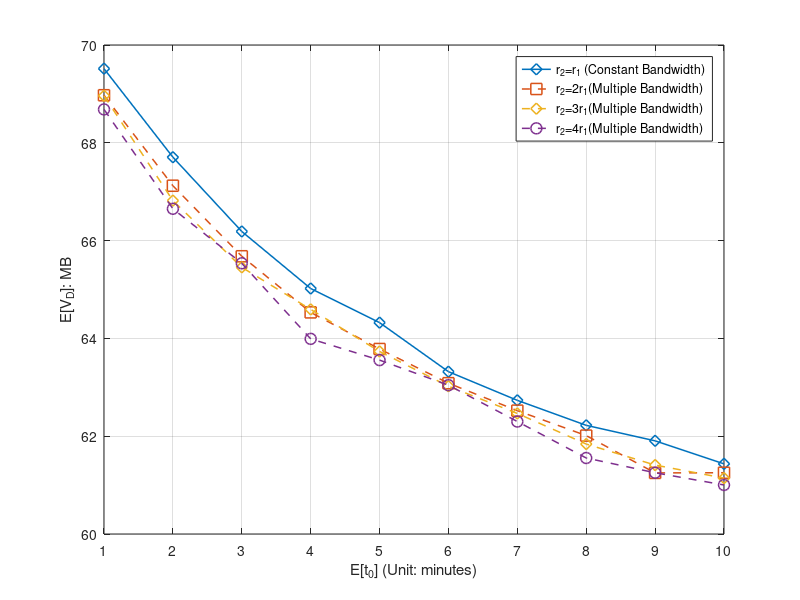

This figure's MATLAB source:
%% Minutes
x_label =[1 2 3 4 5 6 7 8 9 10]



%% for DeadlinMissRatio

%Miss ratio
%y_11 = [0.52982	0.55832	0.57984	0.59722	0.60772	0.61914	0.6259	0.63396	0.63848	0.64692]
%y_12 = [0.53624	0.56284	0.58314	0.60028	0.61054	0.62026	0.63298	0.63666	0.64912	0.65072]
%y_13 = [0.53692	0.5659	0.58668	0.59684	0.61266	0.6227	0.63336	0.64464	0.64794	0.65316]
%y_14 = [0.53958	0.57062	0.58588	0.6053	0.61212	0.6232	0.63496	0.64416	0.64856	0.65454]


%E[V_O]
%y_11 = [29.862045	26.018123	22.968819	20.594553	18.77135	17.258944	15.926722	14.732236	13.898461	12.939652]
%y_12 = [28.787043	24.900794	22.103004	19.80328	18.196879	16.598257	15.417105	14.213307	13.046819	12.561476]
%y_13 = [28.371241	24.34361	21.370777	19.387406	17.482937	16.032285	14.860802	13.611125	12.870731	12.04724]
%y_14 = [27.902702	24.029626	21.280887	19.049237	17.506941	16.181473	14.815169	13.520338	12.719826	12.053957]

%E[V_D]
y_11 = [69.515652	67.705743	66.186807	65.020224	64.322866	63.319748	62.733288	62.222317	61.905231	61.434233]
y_12 = [68.97249	67.122368	65.679619	64.532216	63.783148	63.083874	62.52243	62.012294	61.249407	61.252807]
y_13 = [68.961662	66.81768	65.454263	64.592618	63.732842	63.021538	62.465578	61.839428	61.409525	61.143763]
y_14 = [68.683001	66.650492	65.536678	63.990496	63.556326	63.043597	62.300016	61.554097	61.252389	61.002762]

i = i+1;
figure(i)

plot(x_label,y_11,'-d', 'MarkerSize',8, 'LineWidth',1.1)
hold on
plot(x_label,y_12,'--s', 'MarkerSize',8, 'LineWidth',1.1)
hold on
plot(x_label,y_13,'--d', 'MarkerSize',8, 'LineWidth',1.1)
hold on
plot(x_label,y_14,'--o', 'MarkerSize',8, 'LineWidth',1.1)
hold on


%ylabel('P_{miss}')
%ylabel('E[V_0]: MB')
ylabel('E[V_D]: MB')
xlabel('E[t_0] (Unit: minutes)')


xticklabels({'1','2','3','4','5','6','7','8','9','10'});

												
xlim([1, 10]);

%xticklabels({'0',	'1',	'2',	'3',	'4','5',	'6',	'7',	'8',	'9',	'10',	'11',	'12',	'13',	'14',	'15',	'16',	'17'	,'18'	,'20'	,'21'	,'22',	'23',	'24',	'26'});
set(gca, 'XTick', x_label);
%set(gca,'xticklabel',num2str(get(gca,'XTick')','%.4f'))
%legend({'F=200','F=500','F=1000'},'NumColumns',1);
legend({'r_2=r_1 (Constant Bandwidth)','r_2=2r_1(Multiple Bandwidth)','r_2=3r_1(Multiple Bandwidth)','r_2=4r_1(Multiple Bandwidth)'},'NumColumns',1);

hold off;
grid on;
